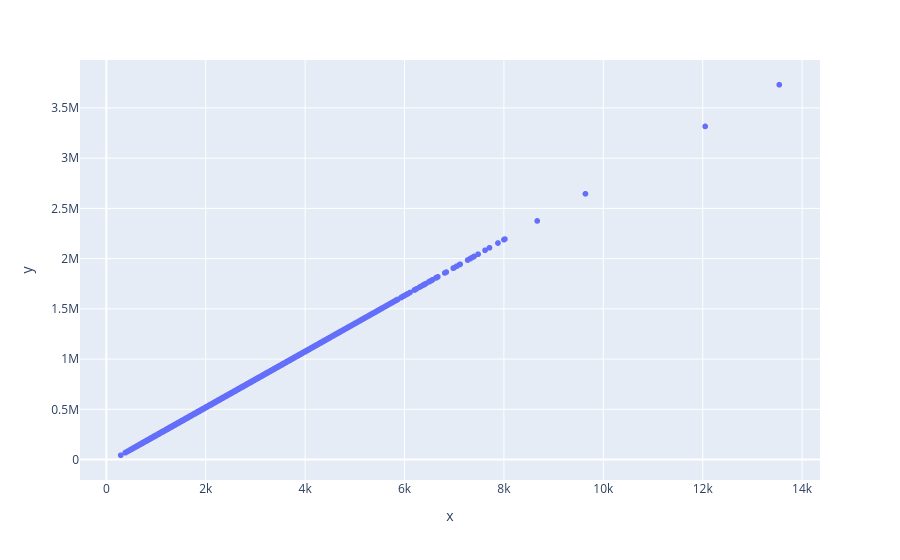

This figure's notebook cell:
### Code cell
grafico = px.scatter(x = X_casas_treinamento.ravel(), y = previsoes) # X_casas_treinamento matriz, ravel transforma em vetor.
grafico.show()

### Figure 1 — Plotly figure (JSON) as saved in the notebook; plotly's stock layout.template omitted (floating-point values rounded to 4 significant figures; data arrays with more than 128 entries replaced by an {"elided": "..."} marker saying what was removed)
{"data": [{"hovertemplate": "x=%{x}<br>y=%{y}<extra></extra>", "legendgroup": "", "marker": {"color": "#636efa", "symbol": "circle"}, "mode": "markers", "name": "", "showlegend": false, "type": "scattergl", "x": {"elided": "15129 int values"}, "xaxis": "x", "y": {"elided": "15129 float values"}, "yaxis": "y"}], "layout": {"autosize": true, "legend": {"tracegroupgap": 0}, "margin": {"t": 60}, "xaxis": {"anchor": "y", "autorange": true, "domain": [0, 1], "range": [-511.7, 14340.0], "title": {"text": "x"}, "type": "linear"}, "yaxis": {"anchor": "x", "autorange": true, "domain": [0, 1], "range": [-242700.0, 4016000.0], "title": {"text": "y"}, "type": "linear"}}}
